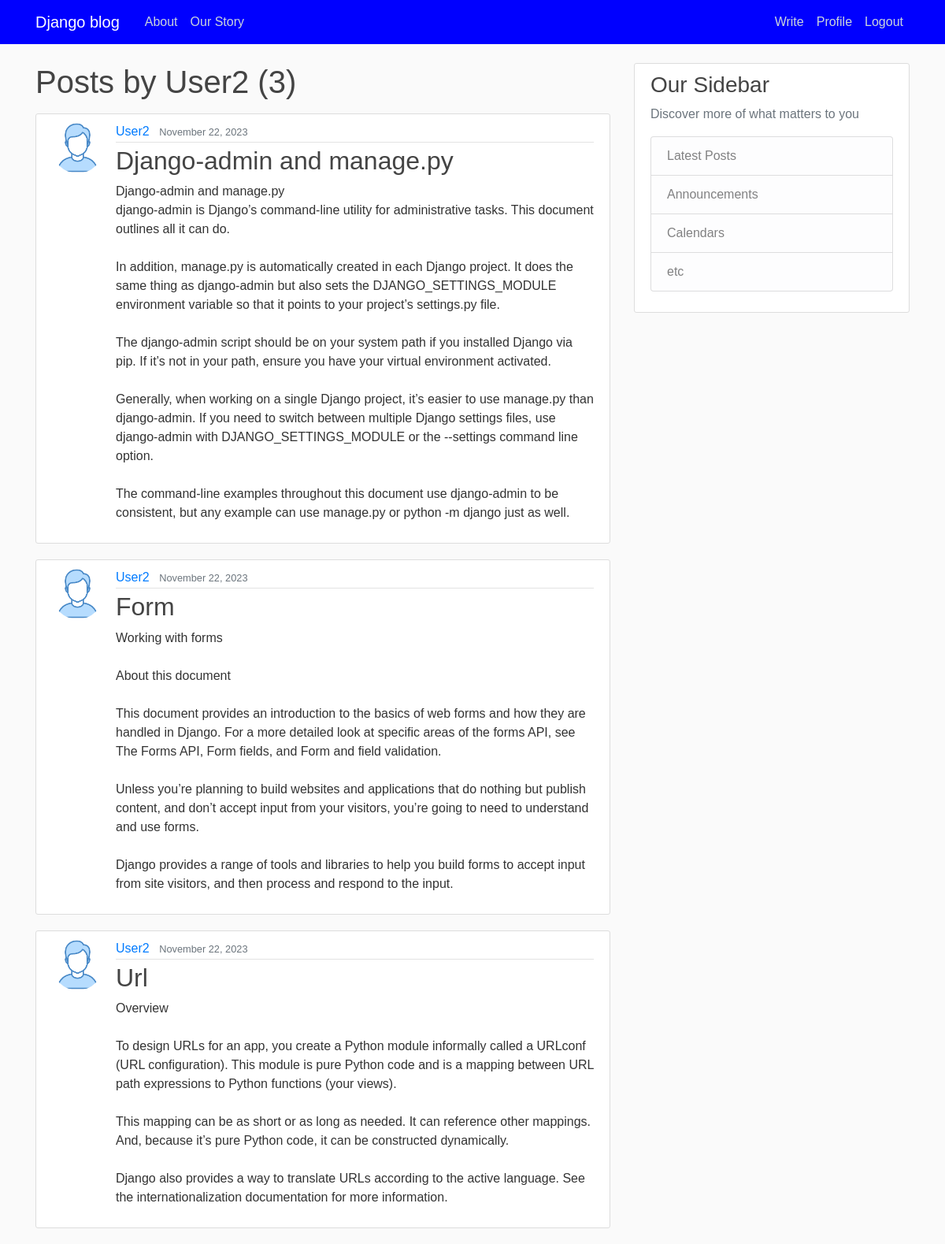
The app's page /user/User2 (signed in) with its own data.
### blog/models.py (models this page shows, shortened)
class Post(models.Model):
    id = models.AutoField(primary_key=True)
    title = models.CharField(max_length=100)
    content = models.TextField(blank=True)
    brief = models.TextField(blank=True)
    date_posted = models.DateTimeField(default=timezone.now)
    author = models.ForeignKey(User, on_delete=models.CASCADE)

### users/models.py (models this page shows, shortened)
class Profile(models.Model):
    id = models.AutoField(primary_key=True)
    user = models.OneToOneField(User, on_delete=models.CASCADE)
    image = models.ImageField(default='default.jpg', upload_to='profile_pics')

### blog/views.py (the view)
# urls.py: path('user/<str:username>', UserPostListView.as_view(), name='user-posts'),
class UserPostListView(ListView):
    model = Post
    template_name = 'blog/user_posts.html'  # <app>/<model>_<viewtype>.html
    context_object_name = 'posts'
    paginate_by = 5
    def get_queryset(self):
        user = get_object_or_404(User, username=self.kwargs.get('username'))
        return Post.objects.filter(author=user).order_by('-date_posted')

### blog/templates/blog/user_posts.html (shortened to what this page needs)
{% extends "blog/base.html" %}
{% block content %}
    <h1 class="mb-3">Posts by {{ view.kwargs.username }} ({{ page_obj.paginator.count }})</h1>
    {% for post in posts %}
        <article class="media content-section">
          <img class="rounded-circle article-img" src="{{ post.author.profile.image.url }}">
          <div class="media-body">
            <div class="article-metadata">
              <a class="mr-2" href="{% url 'user-posts' post.author.username %}">{{ post.author }}</a>
              <small class="text-muted">{{ post.date_posted|date:"F d, Y" }}</small>
            </div>
            <h2><a class="article-title" href="{% url 'post-detail' post.id %}">{{ post.title }}</a></h2>
            <p class="article-content">{{ post.content }}</p>
          </div>
        </article>
    {% endfor %}
{% endblock content %}

### blog/static/blog/main.css (style rules this page uses)
body { background: #fafafa; color: #333333; margin-top: 5rem; font-family: 'Moulpali', sans-serif; }
h1, h2, h3, h4, h5, h6 { color: #444444; }
.content-section { background: #ffffff; padding: 10px 20px; border: 1px solid #dddddd; border-radius: 3px; margin-bottom: 20px; }
.article-title { color: #444444; }
.article-content { white-space: pre-line; }
.article-img { height: 65px; width: 65px; margin-right: 16px; }
.article-metadata { padding-bottom: 1px; margin-bottom: 4px; border-bottom: 1px solid #e3e3e3 }

### records on screen
Post: author.profile.image (picture), author "User2", date_posted "November 22, 2023", title "Django-admin and manage.py", content "Django-admin and manage.py django-admin is Django’s command-line utility for administrative tasks. This document outlines all it can do. In addition, manage.py is automatically created in each Django project. It does the same thing as django-admin but also sets the DJANGO_SETTINGS_MODULE environment variable so that it points to your project’s settings.py file. The django-admin script should be on your system path if you installed Django via pip. If it’s not in your path, ensure you have your virtual environment activated. Generally, when working on a single Django project, it’s easier to use manage.py than django-admin. If you need to switch between multiple Django settings files, use…"
Post: author.profile.image (picture), author "User2", date_posted "November 22, 2023", title "Form", content "Working with forms About this document This document provides an introduction to the basics of web forms and how they are handled in Django. For a more detailed look at specific areas of the forms API, see The Forms API, Form fields, and Form and field validation. Unless you’re planning to build websites and applications that do nothing but publish content, and don’t accept input from your visitors, you’re going to need to understand and use forms. Django provides a range of tools and libraries to help you build forms to accept input from site visitors, and then process and respond to the input."
Post: author.profile.image (picture), author "User2", date_posted "November 22, 2023", title "Url", content "Overview To design URLs for an app, you create a Python module informally called a URLconf (URL configuration). This module is pure Python code and is a mapping between URL path expressions to Python functions (your views). This mapping can be as short or as long as needed. It can reference other mappings. And, because it’s pure Python code, it can be constructed dynamically. Django also provides a way to translate URLs according to the active language. See the internationalization documentation for more information."

### other values on screen
{{ view.kwargs.username }} "User2"
{{ page_obj.paginator.count }} "3"
